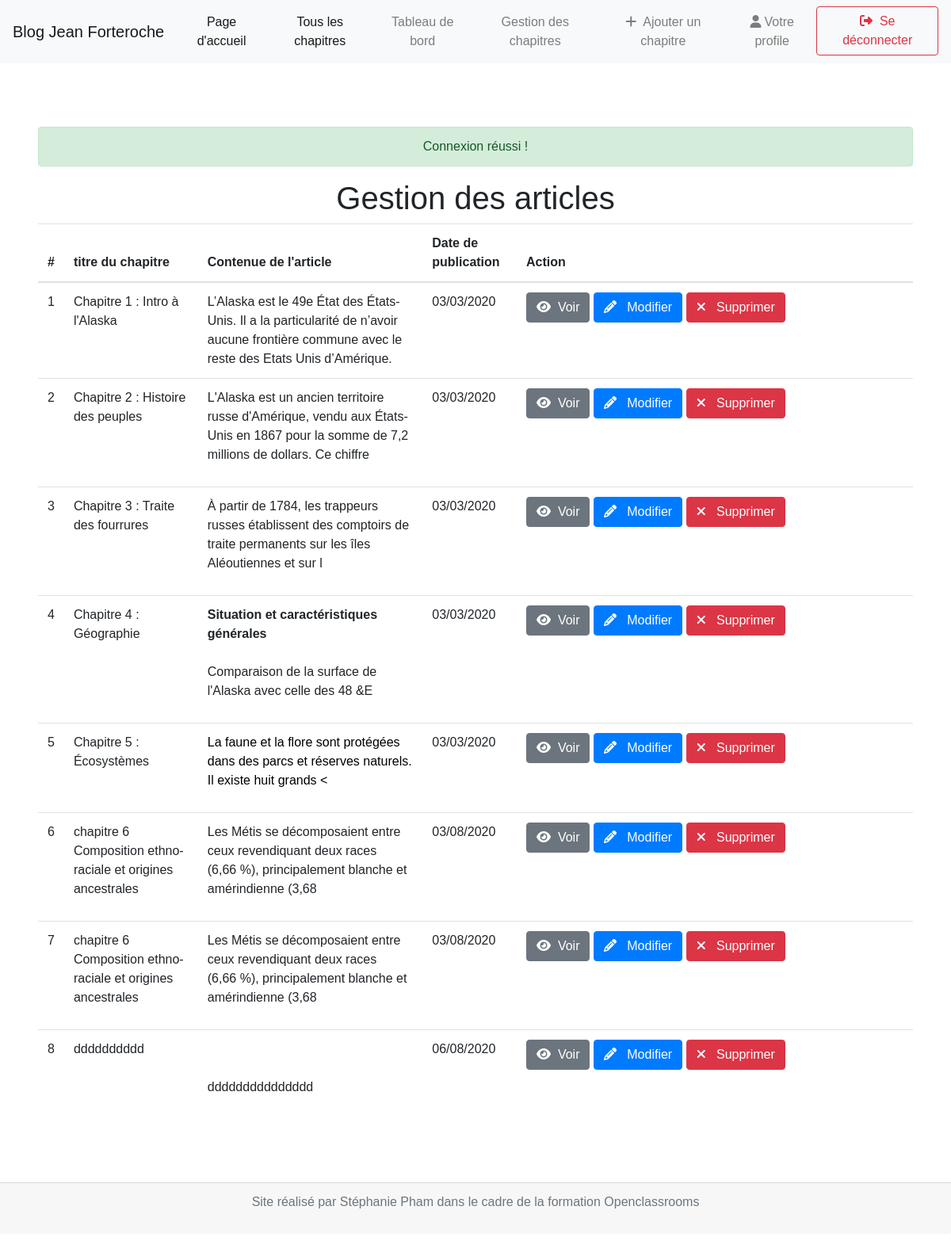
/index.php?action=manageArticle (signed in), run on the app's committed database.
### tables this page shows
CREATE TABLE IF NOT EXISTS `articles` (
  `id` int(11) NOT NULL AUTO_INCREMENT,
  `title` varchar(255) NOT NULL,
  `content` text NOT NULL,
  `date_article` datetime NOT NULL DEFAULT current_timestamp(),
  PRIMARY KEY (`id`)
);

### App/Controller/Articles.php (called while the page is built, shortened)
<?php
class Articles extends Controller {
    public function manageArticle()
    {
        if($this->is_admin()) {
            $articleManager = new ArticleManager();
            $articles = $articleManager->listArticles();
            $i = 1;
        } else {
            \header('Location: index.php');
        }
        include 'view/Admin/manageArticleView.php';
    }
}

### App/Model/ArticleManager.php (called while the page is built, shortened)
<?php
class ArticleManager extends Manager
{
    public function listArticles()
    {
        $db = $this->dbConnect();
        $reqArticle = $db->query('
            SELECT id,  title, content,date_article
            FROM articles
            ORDER BY date_article ASC');
        return  $articles = $reqArticle->fetchAll();
    }
}

### App/Controller/Controller.php (called while the page is built, shortened)
<?php
class Controller {
    public $userInfo;
    public function is_connected()
    {
        if (isset($_SESSION['userId']) && $this->ifHashSession()) {
            $userManager = new UserManager;
            $this->userInfo = $userManager->getUserById($_SESSION['userId']);
        } else {
            $this->userInfo = false;
        }
        return $this->userInfo;
    }
    public function is_admin()
    {
        if ($this->is_connected()) {
            if ($this->userInfo['is_admin'] == 1 ) {
                return true;
            } else {
                return false;
            }
        } else {
            return false;
        }
    }
    public function ifHashSession() {
        $hashSession = $this->hashSession($_SESSION['userId']);
            if ($hashSession == $_SESSION['hashUserId']) {
                return true;
            } else {
                return false;
            }
    }
    public function hashSession($valeur) {
        return hash("sha256", $valeur);
    }
}

### App/Model/UserManager.php (called while the page is built, shortened)
<?php
class UserManager extends Manager
{
    public function getUserById($user_id)
    {
        $db = $this->dbConnect();
        $reqUSer = $db->prepare('
            SELECT *
            FROM users
            WHERE id = :id
        ');
        $reqUSer->execute([
            'id'=> $user_id
        ]);
        return $userById = $reqUSer->fetch();
    }
}

### view/Admin/manageArticleView.php (the view, shortened to what this page needs)
<div class="global manage_article ">
<?php if(isset($_SESSION['success'])) { ?>
    <div class="alert alert-success text-center"> <?= $_SESSION['success'] ?> </div>
<?php } elseif(isset($_SESSION['error'])) { ?>
    <div class="alert alert-danger text-center"> <?= $_SESSION['error'] ?> </div>
    <?php unset($_SESSION['error']) ?>
<?php } elseif(isset($_SESSION['info'])) { ?>
    <div class="alert alert-info text-center" role="alert"> <?= $_SESSION['info'] ?></div>
    <?php unset($_SESSION['info']) ?>
<?php }  ?>
    <h1 class="text-center">Gestion des articles </h1>
    <table class="table">
        <thead class="table">
            <tr>
                <th>#</th>
                <th>titre du chapitre </th>
                <th> Contenue de l'article </th>
                <th>Date de publication</th>
                <th width=300>Action </th>
            </tr>
        </thead>
        <tbody>
            <?php foreach ($articles as $article) { ?>
            <tr>
                <td> <?= $i++ ?></td>
                <td><?= htmlspecialchars($article['title']) ?> </td>
                <td><?= nl2br(substr($article['content'], 0, 150)) ?> </td>
                <td> <?= date_format(date_create($article['date_article']), 'd/m/Y') ?> </td>
                <td class="table-action" width=500>
                    <a href="index.php?action=article&amp;id= <?= $article['id'] ?>" class="btn btn-secondary"><span> <i
                                class="fas fa-eye"></i>&nbsp;
                        </span> Voir </a>
                    <a href="index.php?action=edit&amp;id= <?= $article['id'] ?>" class="btn btn-primary"><span> <i
                                class="fas fa-pencil-alt"></i> &nbsp;
                        </span> Modifier </a>
                    <a href="index.php?action=deleteArticle&amp;id= <?= $article['id'] ?>"
                        class="linkDelete btn btn-danger" id="linkDelete"><span>
                            <i class="fas fa-times"></i> &nbsp;
                        </span> Supprimer </a>
                </td>
            </tr>
            <?php
                }
                ?>
        </tbody>
    </table>
</div>
<?php include 'view/template.php'; ?>

### public/css/style.css (style rules this page uses)
* { margin: 0; padding: 0; box-sizing: border-box; font-family: Arial, Helvetica, sans-serif; }
body { background: #000; min-height: 200vh; }
.global { padding: 3em; width: auto; }

### data on the page
articles: title "Chapitre 1 : Intro à l'Alaska", content "L’Alaska est le 49e État des États-Unis. Il a la particularité de n’avoir aucune frontière commune avec le reste des Etats Unis d’Amérique.", date_article "03/03/2020"
articles: title "Chapitre 2 : Histoire des peuples", content "L'Alaska est un ancien territoire russe d'Amérique, vendu aux États-Unis en 1867 pour la somme de 7,2 millions de dollars. Ce chiffre", date_article "03/03/2020"
articles: title "Chapitre 3 : Traite des fourrures", content "À partir de 1784, les trappeurs russes établissent des comptoirs de traite permanents sur les îles Aléoutiennes et sur l", date_article "03/03/2020"
articles: title "Chapitre 4 : Géographie", content "Situation et caractéristiques générales Comparaison de la surface de l'Alaska avec celle des 48 &E", date_article "03/03/2020"
articles: title "Chapitre 5 : Écosystèmes", content "La faune et la flore sont protégées dans des parcs et réserves naturels. Il existe huit grands <", date_article "03/03/2020"
articles: title "chapitre 6 Composition ethno-raciale et origines ancestrales", content "Les Métis se décomposaient entre ceux revendiquant deux races (6,66 %), principalement blanche et amérindienne (3,68", date_article "03/08/2020"
articles: title "chapitre 6 Composition ethno-raciale et origines ancestrales", content "Les Métis se décomposaient entre ceux revendiquant deux races (6,66 %), principalement blanche et amérindienne (3,68", date_article "03/08/2020"
articles: title "dddddddddd", content "ddddddddddddddd", date_article "06/08/2020"

### other printed values
$_SESSION['success'] "Connexion réussi !"
